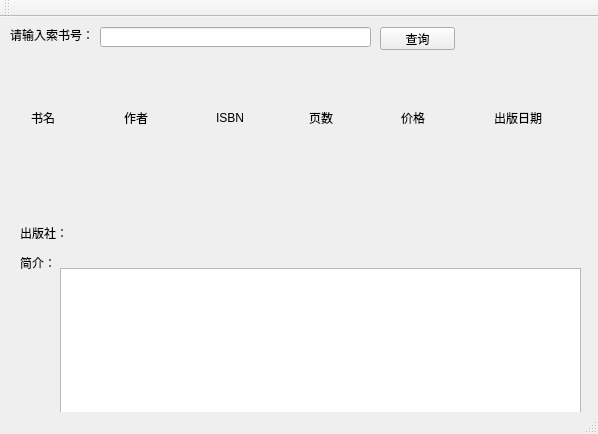
<?xml version="1.0" encoding="UTF-8"?>
<ui version="4.0">
 <class>MainWindow</class>
 <widget class="QMainWindow" name="MainWindow">
  <property name="geometry">
   <rect>
    <x>0</x>
    <y>0</y>
    <width>598</width>
    <height>434</height>
   </rect>
  </property>
  <property name="windowTitle">
   <string>MainWindow</string>
  </property>
  <widget class="QWidget" name="centralWidget">
   <widget class="QLabel" name="label">
    <property name="geometry">
     <rect>
      <x>10</x>
      <y>10</y>
      <width>81</width>
      <height>16</height>
     </rect>
    </property>
    <property name="text">
     <string>请输入索书号：</string>
    </property>
   </widget>
   <widget class="QLineEdit" name="ID">
    <property name="geometry">
     <rect>
      <x>100</x>
      <y>10</y>
      <width>271</width>
      <height>20</height>
     </rect>
    </property>
   </widget>
   <widget class="QPushButton" name="chaxun">
    <property name="geometry">
     <rect>
      <x>380</x>
      <y>10</y>
      <width>75</width>
      <height>23</height>
     </rect>
    </property>
    <property name="text">
     <string>查询</string>
    </property>
   </widget>
   <widget class="QWidget" name="horizontalLayoutWidget">
    <property name="geometry">
     <rect>
      <x>20</x>
      <y>80</y>
      <width>571</width>
      <height>41</height>
     </rect>
    </property>
    <layout class="QHBoxLayout" name="horizontalLayout">
     <item>
      <widget class="QLabel" name="label_2">
       <property name="text">
        <string>书名</string>
       </property>
      </widget>
     </item>
     <item>
      <widget class="QLabel" name="label_3">
       <property name="text">
        <string>作者</string>
       </property>
      </widget>
     </item>
     <item>
      <widget class="QLabel" name="label_4">
       <property name="text">
        <string>ISBN</string>
       </property>
      </widget>
     </item>
     <item>
      <widget class="QLabel" name="label_5">
       <property name="text">
        <string>页数</string>
       </property>
      </widget>
     </item>
     <item>
      <widget class="QLabel" name="label_6">
       <property name="text">
        <string>价格</string>
       </property>
      </widget>
     </item>
     <item>
      <widget class="QLabel" name="label_7">
       <property name="text">
        <string>出版日期</string>
       </property>
      </widget>
     </item>
    </layout>
   </widget>
   <widget class="QWidget" name="horizontalLayoutWidget_2">
    <property name="geometry">
     <rect>
      <x>20</x>
      <y>120</y>
      <width>571</width>
      <height>80</height>
     </rect>
    </property>
    <layout class="QHBoxLayout" name="horizontalLayout_2">
     <item>
      <widget class="QLabel" name="title">
       <property name="text">
        <string/>
       </property>
      </widget>
     </item>
     <item>
      <widget class="QLabel" name="author">
       <property name="text">
        <string/>
       </property>
      </widget>
     </item>
     <item>
      <widget class="QLabel" name="isbn10">
       <property name="text">
        <string/>
       </property>
      </widget>
     </item>
     <item>
      <widget class="QLabel" name="pages">
       <property name="text">
        <string/>
       </property>
      </widget>
     </item>
     <item>
      <widget class="QLabel" name="price">
       <property name="text">
        <string/>
       </property>
      </widget>
     </item>
     <item>
      <widget class="QLabel" name="pubdate">
       <property name="text">
        <string/>
       </property>
      </widget>
     </item>
    </layout>
   </widget>
   <widget class="QLabel" name="label_8">
    <property name="geometry">
     <rect>
      <x>20</x>
      <y>210</y>
      <width>54</width>
      <height>12</height>
     </rect>
    </property>
    <property name="text">
     <string>出版社：</string>
    </property>
   </widget>
   <widget class="QLabel" name="publisher">
    <property name="geometry">
     <rect>
      <x>80</x>
      <y>210</y>
      <width>261</width>
      <height>16</height>
     </rect>
    </property>
    <property name="text">
     <string/>
    </property>
   </widget>
   <widget class="QLabel" name="label_16">
    <property name="geometry">
     <rect>
      <x>20</x>
      <y>240</y>
      <width>54</width>
      <height>12</height>
     </rect>
    </property>
    <property name="text">
     <string>简介：</string>
    </property>
   </widget>
   <widget class="QTextBrowser" name="ss">
    <property name="geometry">
     <rect>
      <x>60</x>
      <y>251</y>
      <width>521</width>
      <height>181</height>
     </rect>
    </property>
   </widget>
  </widget>
  <widget class="QMenuBar" name="menuBar">
   <property name="geometry">
    <rect>
     <x>0</x>
     <y>0</y>
     <width>598</width>
     <height>23</height>
    </rect>
   </property>
  </widget>
  <widget class="QToolBar" name="mainToolBar">
   <attribute name="toolBarArea">
    <enum>TopToolBarArea</enum>
   </attribute>
   <attribute name="toolBarBreak">
    <bool>false</bool>
   </attribute>
  </widget>
  <widget class="QStatusBar" name="statusBar"/>
 </widget>
 <layoutdefault spacing="6" margin="11"/>
 <resources/>
 <connections/>
</ui>
